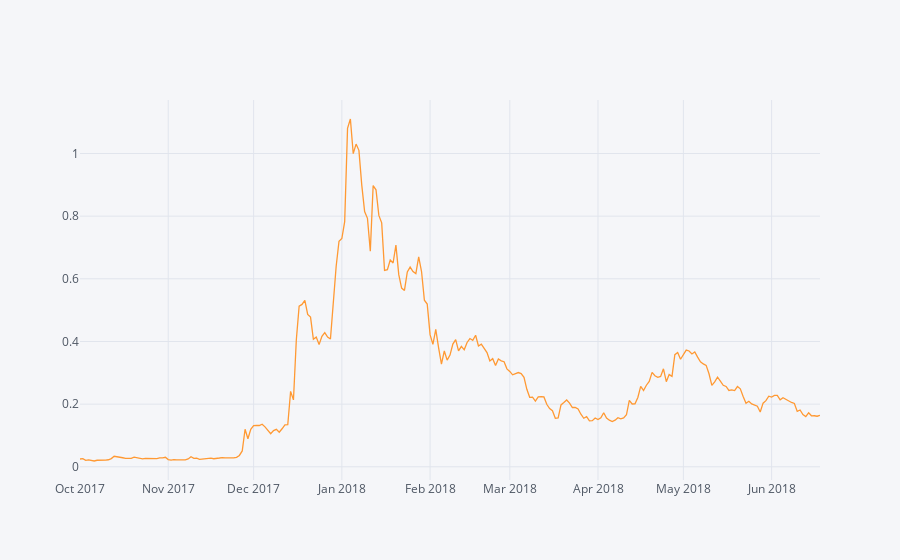

Write notebook code for a chart like this one.
### Code cell
cardano.iplot(kind='line',x='Date',y='Close**')

### Figure 1 — Plotly figure (JSON) as saved in the notebook; plotly's stock layout.template omitted (floating-point values rounded to 4 significant figures; data arrays with more than 128 entries replaced by an {"elided": "..."} marker saying what was removed)
{"data": [{"line": {"color": "rgba(255, 153, 51, 1.0)", "dash": "solid", "shape": "linear", "width": 1.3}, "mode": "lines", "name": "Close**", "text": "", "type": "scatter", "x": {"elided": "261 str values"}, "y": {"elided": "261 float values"}}], "layout": {"legend": {"bgcolor": "#F5F6F9", "font": {"color": "#4D5663"}}, "paper_bgcolor": "#F5F6F9", "plot_bgcolor": "#F5F6F9", "titlefont": {"color": "#4D5663"}, "xaxis1": {"gridcolor": "#E1E5ED", "showgrid": true, "tickfont": {"color": "#4D5663"}, "title": "", "titlefont": {"color": "#4D5663"}, "zerolinecolor": "#E1E5ED"}, "yaxis1": {"gridcolor": "#E1E5ED", "showgrid": true, "tickfont": {"color": "#4D5663"}, "title": "", "titlefont": {"color": "#4D5663"}, "zerolinecolor": "#E1E5ED"}}}
